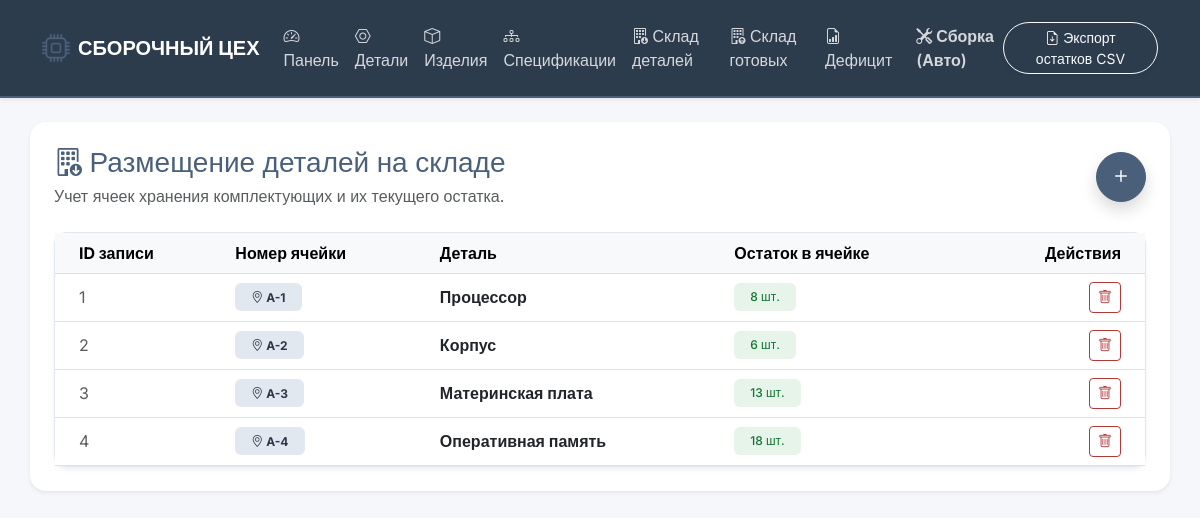
/part_cells, run on the app's committed database.
### tables this page shows
CREATE TABLE part_warehouse_cell (
        id_part_cell INTEGER PRIMARY KEY AUTOINCREMENT,
        cell_number TEXT NOT NULL,
        part_id INTEGER,
        quantity_stored INTEGER DEFAULT 0,
        FOREIGN KEY (part_id) REFERENCES part (id_part) ON DELETE CASCADE
    );

CREATE TABLE part (
        id_part INTEGER PRIMARY KEY AUTOINCREMENT,
        name TEXT NOT NULL,
        article TEXT NOT NULL
    );

### app.py (the view)
@app.route('/part_cells', methods=['GET', 'POST'])
def part_cells():
    conn = get_db_connection()
    if request.method == 'POST':
        conn.execute('INSERT INTO part_warehouse_cell (cell_number, part_id, quantity_stored) VALUES (?, ?, ?)',
                     (request.form['cell_number'], request.form['part_id'], request.form['quantity_stored']))
        conn.commit()
        flash('Детали добавлены в ячейку склада!', 'success')
        return redirect(url_for('part_cells'))
    data = conn.execute('''
        SELECT c.*, p.name as part_name
        FROM part_warehouse_cell c
        JOIN part p ON c.part_id = p.id_part
    ''').fetchall()
    parts_list = conn.execute('SELECT * FROM part').fetchall()
    conn.close()
    return render_template('part_cells.html', data=data, parts=parts_list)

### app.py (called while the page is built)
def get_db_connection():
    conn = sqlite3.connect('database.db')
    conn.row_factory = sqlite3.Row
    return conn

### templates/part_cells.html (shortened to what this page needs)
{% extends 'base.html' %}
{% block content %}
<div class="d-flex justify-content-between align-items-center mb-4">
    <div>
        <h3 class="mb-1 text-primary"><i class="bi bi-building-down"></i> Размещение деталей на складе</h3>
        <p class="text-muted mb-0">Учет ячеек хранения комплектующих и их текущего остатка.</p>
    </div>
    <button class="btn btn-primary rounded-circle shadow" data-bs-toggle="modal" data-bs-target="#addPartCellModal" style="width: 50px; height: 50px; font-size: 24px; line-height: 1;">
        <i class="bi bi-plus"></i>
    </button>
</div>
<div class="card border-0 shadow-sm">
    <div class="card-body p-0">
        <div class="table-responsive">
            <table class="table table-hover align-middle mb-0">
                <thead class="table-light text-secondary">
                    <tr>
                        <th class="ps-4">ID записи</th>
                        <th>Номер ячейки</th>
                        <th>Деталь</th>
                        <th>Остаток в ячейке</th>
                        <th class="text-end pe-4">Действия</th>
                    </tr>
                </thead>
                <tbody>
                    {% for row in data %}
                    <tr>
                        <td class="ps-4 text-muted">{{ row.id_part_cell }}</td>
                        <td><span class="badge bg-dark py-2 px-3 fw-bold"><i class="bi bi-geo-alt"></i> {{ row.cell_number }}</span></td>
                        <td><strong>{{ row.part_name }}</strong></td>
                        <td>
                            {% if row.quantity_stored > 0 %}
                            <span class="badge bg-success py-2 px-3">{{ row.quantity_stored }} шт.</span>
                            {% else %}
                            <span class="badge bg-danger py-2 px-3">Пусто</span>
                            {% endif %}
                        </td>
                        <td class="text-end pe-4">
                            <a href="/delete_part_cell/{{ row.id_part_cell }}" class="btn btn-sm btn-outline-danger" onclick="return confirm('Удалить эту ячейку хранения?');">
                                <i class="bi bi-trash"></i>
                            </a>
                        </td>
                    </tr>
                    {% else %}
                    <tr>
                        <td colspan="5" class="text-center py-4 text-muted">На складе деталей пока ничего не размещено. Нажмите "+", чтобы положить деталь.</td>
                    </tr>
                    {% endfor %}
                </tbody>
            </table>
        </div>
    </div>
</div>
{% endblock %}

### templates/base.html (style rules this page uses)
:root { --primary-color: #4a607a; --primary-hover: #384b60; --secondary-color: #6c7a89; --bg-color: #f5f7fa; --text-color: #2d3748; --card-border: #e2e8f0; --success-color: #3b7a57; --success-hover: #2d5f43; --danger-color: #b33939; --danger-hover: #8c2c2c; }
body { font-family: 'Inter', sans-serif; background-color: var(--bg-color); color: var(--text-color); }
.text-primary { color: var(--primary-color) !important; }
.btn-primary { background-color: var(--primary-color) !important; border-color: var(--primary-color) !important; }
.btn-outline-danger { color: var(--danger-color) !important; border-color: var(--danger-color) !important; }
.card { border-radius: 12px; border: 1px solid var(--card-border) !important; box-shadow: 0 4px 6px -1px rgba(0, 0, 0, 0.05), 0 2px 4px -1px rgba(0, 0, 0, 0.03) !important; }
.table { color: var(--text-color) !important; }
.table-light { background-color: #eaeff5 !important; color: #4a5568 !important; }
.badge.bg-success { background-color: #e6f4ea !important; color: #137333 !important; font-weight: 500; }
.badge.bg-dark { background-color: #e2e8f0 !important; color: #2d3748 !important; font-weight: 600; }

### data on the page
part_warehouse_cell: id_part_cell "1", cell_number "A-1", part_name "Процессор", quantity_stored "8"
part_warehouse_cell: id_part_cell "2", cell_number "A-2", part_name "Корпус", quantity_stored "6"
part_warehouse_cell: id_part_cell "3", cell_number "A-3", part_name "Материнская плата", quantity_stored "13"
part_warehouse_cell: id_part_cell "4", cell_number "A-4", part_name "Оперативная память", quantity_stored "18"
